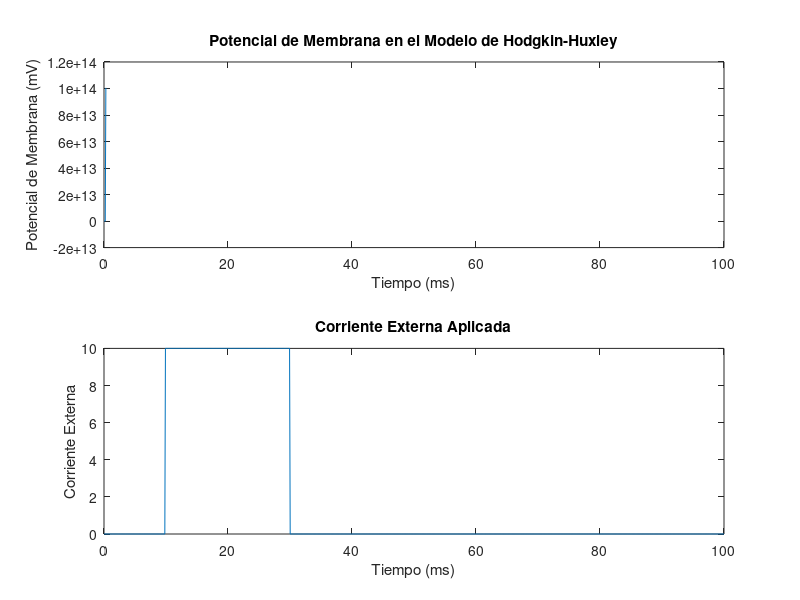

Write the MATLAB code that produced this figure.
clear;
clc;

Cm = 1e-6; 
gNa = 120e-3; 
gK = 36e-3; 
gL = 0.3e-3; 
ENa = 50e-3; 
EK = -77e-3; 
EL = -54.4e-3; 

tSpan = [0, 100]; 
t = linspace(tSpan(1), tSpan(2), 1000); 
dt = t(2) - t(1); 
N = length(t); 

Iext = zeros(N, 1); 
Iext(100:300) = 10; 

u = -65 * ones(N, 1); 
m = 0.05 * ones(N, 1); 
h = 0.6 * ones(N, 1); 
n = 0.32 * ones(N, 1); 

alpha_m = @(u) (2.5 - 0.1 * (u + 65)) ./ (exp(2.5 - 0.1 * (u + 65)) - 1);
beta_m = @(u) 4 * exp(-(u + 65) / 18);
alpha_h = @(u) 0.07 * exp(-(u + 65) / 20);
beta_h = @(u) 1 ./ (exp((30 - (u + 65)) / 10) + 1);
alpha_n = @(u) (0.01 * (u + 65 - 10)) ./ (exp((10 - (u + 65)) / 10) - 1);
beta_n = @(u) 0.125 * exp(-(u + 65) / 80);

for i = 1:N - 1
    INa = gNa * (m(i)^3) * h(i) * (u(i) - ENa);
    IK = gK * (n(i)^4) * (u(i) - EK);
    IL = gL * (u(i) - EL);
    
    dudt = (Iext(i) - INa - IK - IL) / Cm;
    
    u(i + 1) = u(i) + dudt * dt;
    
    m(i + 1) = m(i) + (alpha_m(u(i)) * (1 - m(i)) - beta_m(m(i))) * dt;
    h(i + 1) = h(i) + (alpha_h(u(i)) * (1 - h(i)) - beta_h(h(i))) * dt;
    n(i + 1) = n(i) + (alpha_n(u(i)) * (1 - n(i)) - beta_n(n(i))) * dt;
end

figure;
subplot(2, 1, 1);
plot(t, u);
xlabel('Tiempo (ms)');
ylabel('Potencial de Membrana (mV)');
title('Potencial de Membrana en el Modelo de Hodgkin-Huxley');

subplot(2, 1, 2);
plot(t, Iext);
xlabel('Tiempo (ms)');
ylabel('Corriente Externa');
title('Corriente Externa Aplicada');
